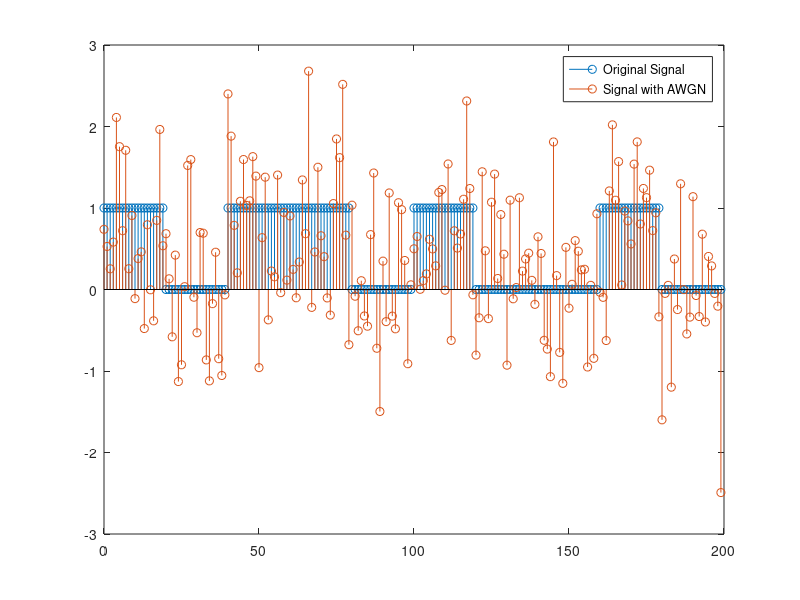
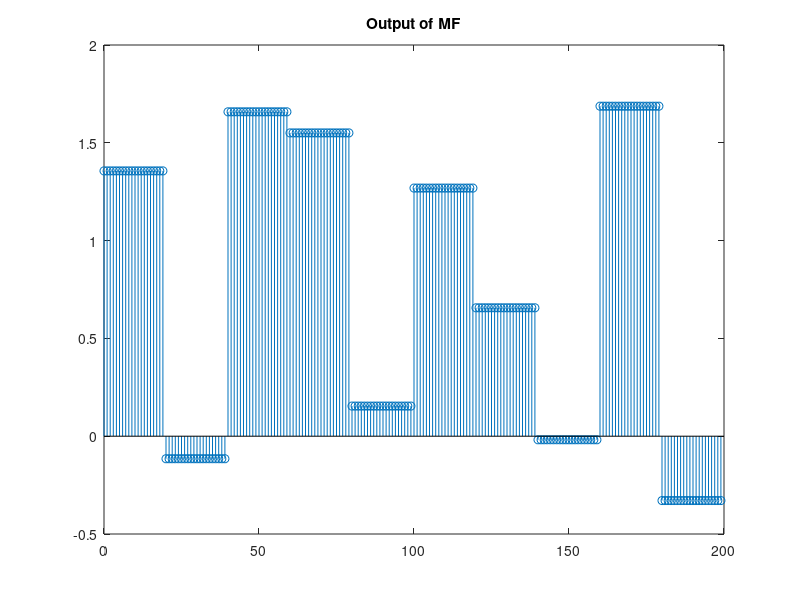

Reproduce these figures in MATLAB, in order.
%% Digital Communications MATLAB Assignment
%% Prepared by:
    %% Ahmed Aly 19015292
    %% Ahmed Sherif 19015255
    %% Yahia Walid 19016891
    %% Youssef Mohamed 19016941
%%
clear
clc

%Part1: Matched Filter and Correlators
%(1)-Parameter Definition:
n_per_SNR = 1e5;
%SNR in dB
SNR = 0:2:30;
% # of samples in the waveform
m = 20;
S1 = ones(1,m);
S2 = zeros(1,m);
%%
%Signal Generation:
%This part is meant for experimentation only, as it uses known inputs;
%to extract predictable outputs.

%(2)-Binary Data Vector
known_message = [1, 0, 1, 1, 0, 1, 0, 0, 1, 0]; %A binary message meant to be sent

%(3)-Concatenting using S1, S2
conc_waveform = []; %Setting a placeholder for the resultant waveform

%The for loop checks every element in the known message, concatenating with
%S1 or S2 accordingly.
for i = 1:size(known_message,2)
    if known_message(i) == 1
        conc_waveform = [conc_waveform S1];
    else
        conc_waveform = [conc_waveform S2];
    end
end
%%
%(4)-Noise
Rx_sequence = awgn(conc_waveform,SNR(1),'measured');
n = 0:size(Rx_sequence,2)-1;
figure;
stem(n,conc_waveform)
hold
stem(n,Rx_sequence)
legend('Original Signal','Signal with AWGN')

%% 
%(5)-Convolution:
%A - Normal Conv:
h_mf = 0.1*(S1 - S2);
MF_out = [];
for i = 1:size(known_message,2)
   n1 = (i-1)*m + 1 ;
   n2 = i*m;
   MF_out(n1:n2) =  cconv(h_mf, Rx_sequence(n1:n2), m);
end
figure
stem(n,MF_out)
title("Output of MF");